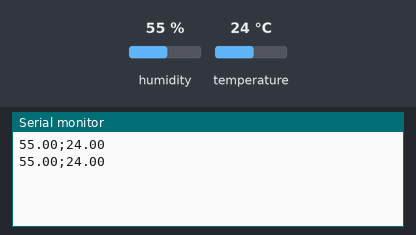
Bench run of a sketch on a simulated Arduino Uno, built with avr-gcc and run on an emulated ATmega328P. Shown: the last lines printed to the serial monitor. Inputs (shaded band) come from the test bench; at power-on: humidity 55 %, temperature 24 °C.

Above: at 6.8 s.
6.9 s: humidity set to 22 %
At 10.2 s:
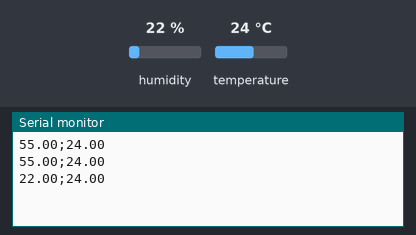
11.4 s: temperature set to 12 °C
At 12.8 s:
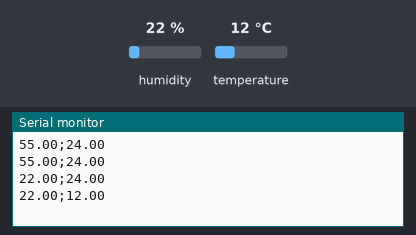
15.9 s: humidity set to 40 %
At 19.0 s:
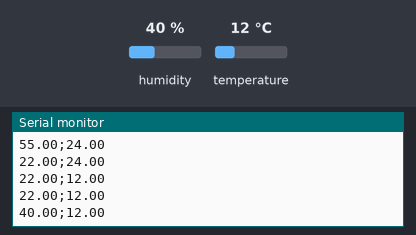
Timing chart, 0 to 20.5 s (numbered marks = the images above; inputs shaded):
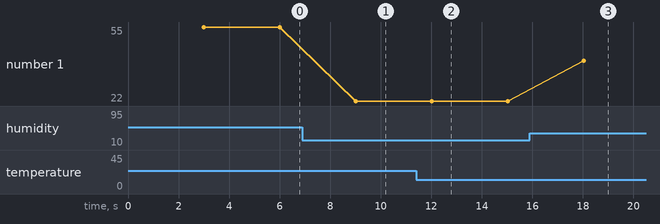

The sketch:

SensorControl.ino
```cpp
#include "DHT.h"

#define DHTPIN 4     // Номер пина, к которому подключен сенсор на плате
#define DHTTYPE DHT22   // Тип сенсора

// Инициализация сенсора
DHT dht(DHTPIN, DHTTYPE);

void setup() {
  // Действия при старте программы
  Serial.begin(9600);
  dht.begin();
}

void loop() {
  // Ждем 3 секунды перед очередным считыванием данных с сенсора
  delay(3000);

  // Получаем данные по влажности
  float h = dht.readHumidity();
  // Получаем даные по температуре в градусах цельсия
  float t = dht.readTemperature();

  // Проверяем, все ли данные удалось прочитать. Если не удалось,
  // то выполняем ранний выход из цикла, чтобы попробовать еще раз
  if (isnan(h) || isnan(t)) {
    Serial.println(F("Failed to read from DHT sensor!"));
    return;
  }

  // Serial.print(F("h="));
  Serial.print(h);
  Serial.print(F(";"));
  Serial.println(t);
}
```

Measured:
- after the input at 6.9 s, the serial monitor: prints a new line after 2.1 s (image 1)
- after the input at 11.4 s, the serial monitor: prints a new line after 0.62 s (image 2)
- after the input at 15.9 s, the serial monitor: prints a new line after 2.1 s (image 3)
- plotted number 1: 55 → 22 after the input at 6.9 s, 22 → 40 after the input at 15.9 s
